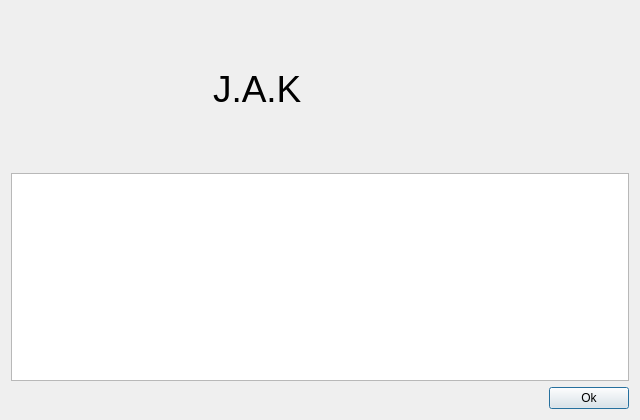
<?xml version="1.0" encoding="UTF-8"?>
<ui version="4.0">
 <class>InfoDialog</class>
 <widget class="QDialog" name="InfoDialog">
  <property name="geometry">
   <rect>
    <x>0</x>
    <y>0</y>
    <width>640</width>
    <height>420</height>
   </rect>
  </property>
  <property name="windowTitle">
   <string>info</string>
  </property>
  <property name="autoFillBackground">
   <bool>false</bool>
  </property>
  <layout class="QVBoxLayout" name="verticalLayout">
   <item>
    <layout class="QHBoxLayout" name="horizontalLayout">
     <item>
      <widget class="QLabel" name="logoLabel">
       <property name="minimumSize">
        <size>
         <width>156</width>
         <height>156</height>
        </size>
       </property>
       <property name="text">
        <string> </string>
       </property>
      </widget>
     </item>
     <item>
      <spacer name="horizontalSpacer">
       <property name="orientation">
        <enum>Qt::Horizontal</enum>
       </property>
       <property name="sizeType">
        <enum>QSizePolicy::Minimum</enum>
       </property>
       <property name="sizeHint" stdset="0">
        <size>
         <width>40</width>
         <height>20</height>
        </size>
       </property>
      </spacer>
     </item>
     <item>
      <widget class="QLabel" name="label">
       <property name="font">
        <font>
         <pointsize>28</pointsize>
        </font>
       </property>
       <property name="text">
        <string>J.A.K</string>
       </property>
      </widget>
     </item>
     <item>
      <spacer name="horizontalSpacer_2">
       <property name="orientation">
        <enum>Qt::Horizontal</enum>
       </property>
       <property name="sizeHint" stdset="0">
        <size>
         <width>40</width>
         <height>20</height>
        </size>
       </property>
      </spacer>
     </item>
    </layout>
   </item>
   <item>
    <widget class="QTextBrowser" name="textBrowser">
     <property name="sizePolicy">
      <sizepolicy hsizetype="Preferred" vsizetype="MinimumExpanding">
       <horstretch>0</horstretch>
       <verstretch>0</verstretch>
      </sizepolicy>
     </property>
    </widget>
   </item>
   <item>
    <layout class="QHBoxLayout" name="horizontalLayout_2">
     <item>
      <spacer name="horizontalSpacer_3">
       <property name="orientation">
        <enum>Qt::Horizontal</enum>
       </property>
       <property name="sizeHint" stdset="0">
        <size>
         <width>40</width>
         <height>20</height>
        </size>
       </property>
      </spacer>
     </item>
     <item>
      <widget class="QPushButton" name="closeButton">
       <property name="text">
        <string>Ok</string>
       </property>
      </widget>
     </item>
    </layout>
   </item>
  </layout>
 </widget>
 <resources/>
 <connections>
  <connection>
   <sender>closeButton</sender>
   <signal>clicked()</signal>
   <receiver>InfoDialog</receiver>
   <slot>close()</slot>
   <hints>
    <hint type="sourcelabel">
     <x>332</x>
     <y>268</y>
    </hint>
    <hint type="destinationlabel">
     <x>297</x>
     <y>267</y>
    </hint>
   </hints>
  </connection>
 </connections>
</ui>
